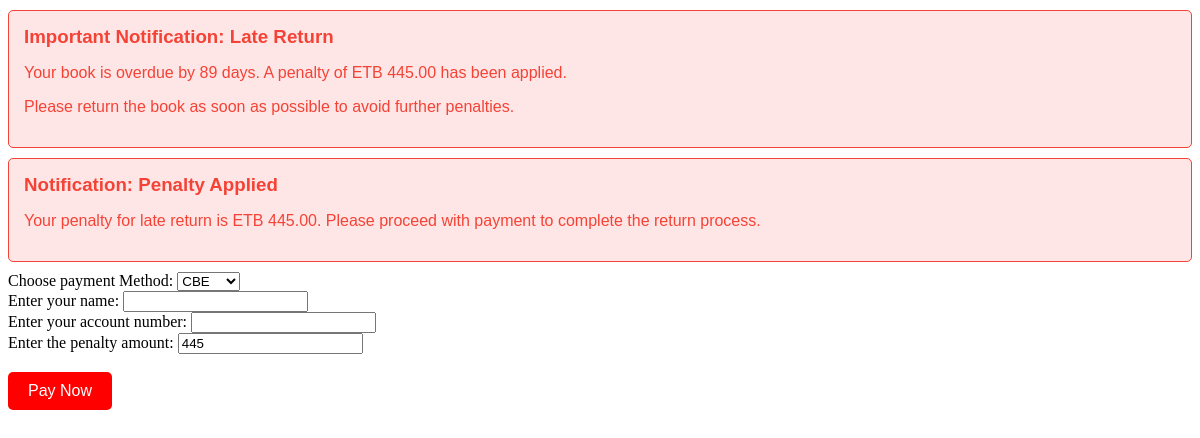
/rreturn.php?book_id=13, run on the app's committed database.
### tables this page shows
CREATE TABLE `borrows` (
  `borrow_id` int(11) NOT NULL,
  `user_id` int(11) DEFAULT NULL,
  `book_id` int(11) DEFAULT NULL,
  `borrow_date` date NOT NULL DEFAULT current_timestamp(),
  `return_date` date DEFAULT NULL,
  `penalty` decimal(10,2) NOT NULL
);

### rreturn.php (the view, shortened to what this page needs)
<?php
include 'db.php';
$book_id = $_GET['book_id'];
$return_date = date('Y-m-d');
$sql = "SELECT borrow_date FROM borrows WHERE book_id = ? AND return_date IS NULL";
$stmt = $conn->prepare($sql);
$stmt->bind_param("i", $book_id);
$stmt->execute();
$result = $stmt->get_result();
$row = $result->fetch_assoc();
if ($row) {
    $borrow_date = $row['borrow_date'];
    $penalty = 0;
    $expected_return_date = date('Y-m-d', strtotime($borrow_date . ' + 5 days'));
    if ($return_date > $expected_return_date) {
        $overdue_days = (strtotime($return_date) - strtotime($expected_return_date)) / (60 * 60 * 24);
        $fine_per_day = 5;
        $penalty = $overdue_days * $fine_per_day;
        if ($overdue_days > 5) {
            echo "<div class='notification'>
                    <h3>Important Notification: Late Return</h3>
                    <p>Your book is overdue by " . intval($overdue_days) . " days. A penalty of ETB " . number_format($penalty, 2) . " has been applied.</p>
                    <p>Please return the book as soon as possible to avoid further penalties.</p>
                  </div>";
        }
    }
    if ($penalty > 0) {
        echo "<div class='notification'>
                <h3>Notification: Penalty Applied</h3>
                <p>Your penalty for late return is ETB " . number_format($penalty, 2) . ". Please proceed with payment to complete the return process.</p>
              </div>";
        echo "<form action='process_payment.php' method='POST'>
                <label for='paymentmethod'>Choose payment Method:</label>
                <select name='paymentbank'>
                <option value='CBE'>CBE</option>
                <option value='OIB'>OIB</option>
                <option value='Awash'>Awash</option>
                <option value='Gadaa'>Gadaa</option>
                </select><br>
                <label for='name'>Enter your name:</label>
                <input type='text' name='name' required><br>
                <label for='account'>Enter your account number:</label>
                <input type='text' name='account' required><br>
                <label for='amount'>Enter the penalty amount:</label>
                <input type='text' name='amount' value='" . htmlspecialchars($penalty) . "' readonly><br>
                <input type='hidden' name='penalty' value='" . htmlspecialchars($penalty) . "'><br>
                <input type='hidden' name='book_id' value='" . htmlspecialchars($book_id) . "'>
                <button type='submit' class='pay-button'>Pay Now</button>
              </form>";
    }
} else {
    echo "<div class='notification'>
            <h3>Error: No active borrow record found.</h3>
          </div>";
}
?>

### rreturn.php (style rules this page uses)
.notification { border: 1px solid #f44336; background-color: #ffe6e6; padding: 15px; margin: 10px 0; font-family: Arial, sans-serif; color: #f44336; border-radius: 5px; }
.notification h3 { margin: 0 0 10px; }
.pay-button { background-color: red; color: white; padding: 10px 20px; border: none; border-radius: 5px; cursor: pointer; font-size: 16px; }

### data on the page
borrows: borrow_date "89", borrow_date "445.00", amount "445"
